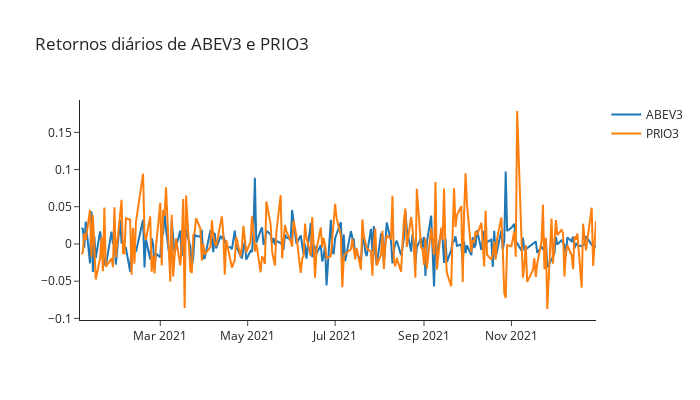

The cell this chart's notebook holds for it:
### Code cell
fig = go.Figure()
fig.add_trace(go.Scatter(x = abev3.Data, y = abev3.Retornos, name = 'ABEV3'))
fig.add_trace(go.Scatter(x = prio3.Data, y = prio3.Retornos, name = 'PRIO3'))
fig.update_layout(title = 'Retornos diários de ABEV3 e PRIO3', template = 'simple_white', height = 400, width = 700)
fig.show()

### Figure 1 — Plotly figure (JSON) as saved in the notebook; plotly's stock layout.template omitted (floating-point values rounded to 4 significant figures; data arrays with more than 128 entries replaced by an {"elided": "..."} marker saying what was removed)
{"data": [{"name": "ABEV3", "type": "scatter", "x": {"elided": "247 str values"}, "y": {"elided": "247 float values"}}, {"name": "PRIO3", "type": "scatter", "x": {"elided": "247 str values"}, "y": {"elided": "247 float values"}}], "layout": {"height": 400, "title": {"text": "Retornos diários de ABEV3 e PRIO3"}, "width": 700}}
